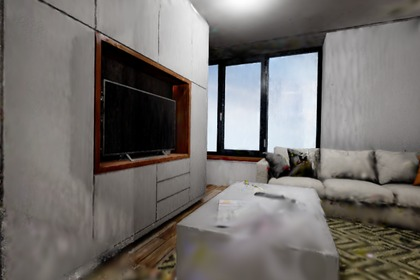
#> input picture manuscript/figures/testview/assets/flat00229_gs_game.jpg, 420 x 280 px, given in place of frame02090_photo.png, which was not available
$ python make_testview.py
#> lines starting #> are read from the running program, lines starting #| are printed output that depends on the picture; pictures that were not available may be replaced by others from this repository, and a replacement may not be noted
"""Final maps after the last run, rendered at held-out camera poses of that run (fig:testview): the real image, then per
representation the baseline's map and ours, written as HTML.
  make_testview.py        writes assets/*.jpg and testview.html next to this script (build with build.sh)
3D Gaussians: the refined final maps (paper_figs_20261022/testview; PSNR over the whole frame, its candidates.md).
TSDF and occupancy: render_views.py at the same cameras (cameras.py)."""
import os

from PIL import Image

HERE = os.path.dirname(os.path.abspath(__file__))
T = "/home/jixian/Desktop/FT/runs/update_layer_game_T1_20261006/analysis/paper_figs_20261022/testview"
R = "/home/jixian/Desktop/FT/notes/paper_method_experiments_20261019/renders_views/renders"
A = os.path.join(HERE, "assets"); os.makedirs(A, exist_ok=True)

# (dataset folder, frame, label, 3:2 crop box, TSDF baseline (render key, name), PSNR of GaME, PSNR of ours, occupancy)
ROWS = [("sim", "02090", "Simulated apartment", (0, 27, 680, 480), ("khronos", "Khronos"), "21.07", "34.16", True),
        ("sim", "03080", "Simulated apartment", (0, 27, 680, 480), ("khronos", "Khronos"), "21.66", "31.87", True),
        ("real", "04940", "Real room", (120, 228, 528, 500), ("panoptic", "Panoptic"), "22.88", "25.12", True),
        ("flat", "00229", "Flat", (0, 27, 640, 454), ("khronos", "Khronos"), "21.38", "24.94", False)]
W_CELL, GAP, SEP = 86, 3, 5                       # px: image width, gap inside a group, extra gap between groups
H_CELL = round(W_CELL * 2 / 3)


def asset(src, box, name):
#> called with box = (0, 27, 680, 480), name = 'sim02090_photo'
    im = Image.open(src).convert("RGB").crop(box)
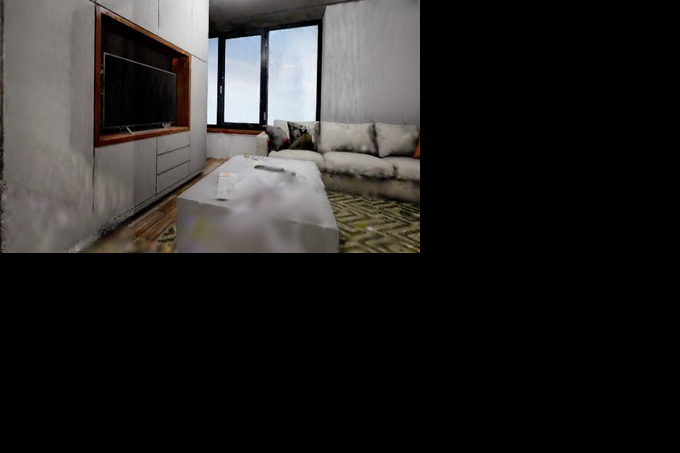
#> im: PIL image 680x453 RGB; mean R, G, B 39.2, 37.7, 36.6
    im.resize((420, 280), Image.LANCZOS).save(f"{A}/{name}.jpg", quality=92)
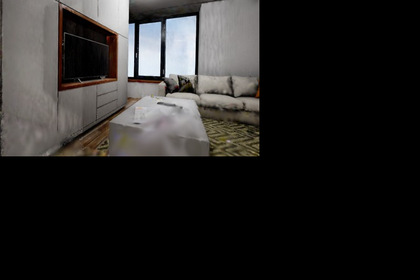
#> saved as sim02090_photo.jpg: PIL image 420x280 RGB; mean R, G, B 39.2, 37.8, 36.6
    return f"assets/{name}.jpg"


def card(img, chip, ours=False, psnr=None, light=False):
    psnr = f'<span class="psnr">{psnr} dB</span>' if psnr else ""
    kind = "light" if light else ("ours" if ours else "")
    return (f'<div class="card{" now" if ours else ""}"><img src="{img}">'
            f'<span class="chip {kind}">{chip}</span>{psnr}</div>')


cells = []
for d, f, label, box, (tb, tname), p_game, p_ours, occ in ROWS:
    key = f"{d}{f}"
    cells += [card(asset(f"{T}/{d}/frame{f}_photo.png", box, f"{key}_photo"), label, light=True), "<div></div>",
              card(asset(f"{T}/{d}/frame{f}_game_row3.png", box, f"{key}_gs_game"), "GaME", psnr=p_game),
              card(asset(f"{T}/{d}/frame{f}_ours.png", box, f"{key}_gs_ours"), "Ours", ours=True, psnr=p_ours), "<div></div>",
              card(asset(f"{R}/{key}_tsdf_{tb}.png", box, f"{key}_tsdf_base"), tname),
              card(asset(f"{R}/{key}_tsdf_ours.png", box, f"{key}_tsdf_ours"), "Ours", ours=True), "<div></div>"]
#> call 2 of asset, with box = (0, 27, 680, 480), name = 'sim02090_gs_game'
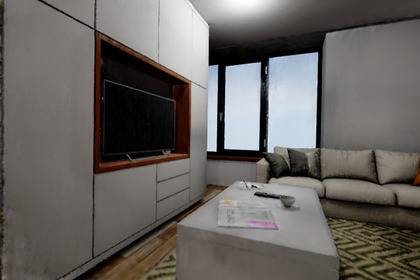
#> input picture manuscript/figures/testview/assets/flat00229_gs_ours.jpg, 420 x 280 px, given in place of frame02090_game_row3.png, which was not available
#> in asset (call 2), `im = Image.open(src).convert("RGB").crop(box)`:
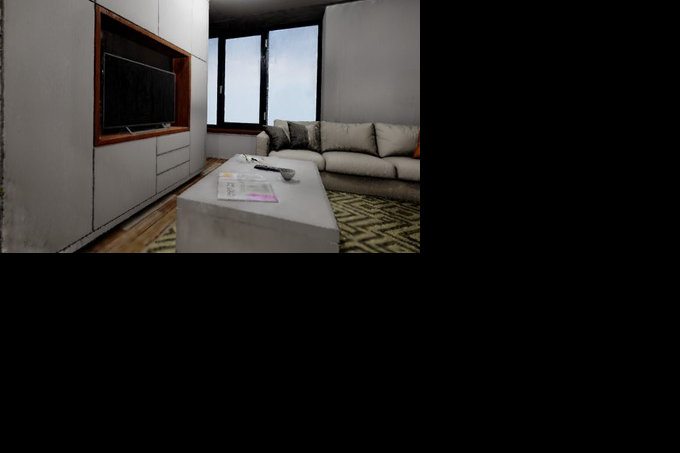
#> im: PIL image 680x453 RGB; mean R, G, B 35.1, 33.7, 32.5
#> in asset (call 2), `im.resize((420, 280), Image.LANCZOS).save(f"{A}/{name}.jpg", quality=92)`:
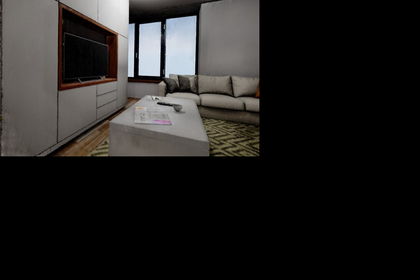
#> saved as sim02090_gs_game.jpg: PIL image 420x280 RGB; mean R, G, B 35.2, 33.8, 32.6
#> (the run stopped early here; a loop or call above may not have finished)
